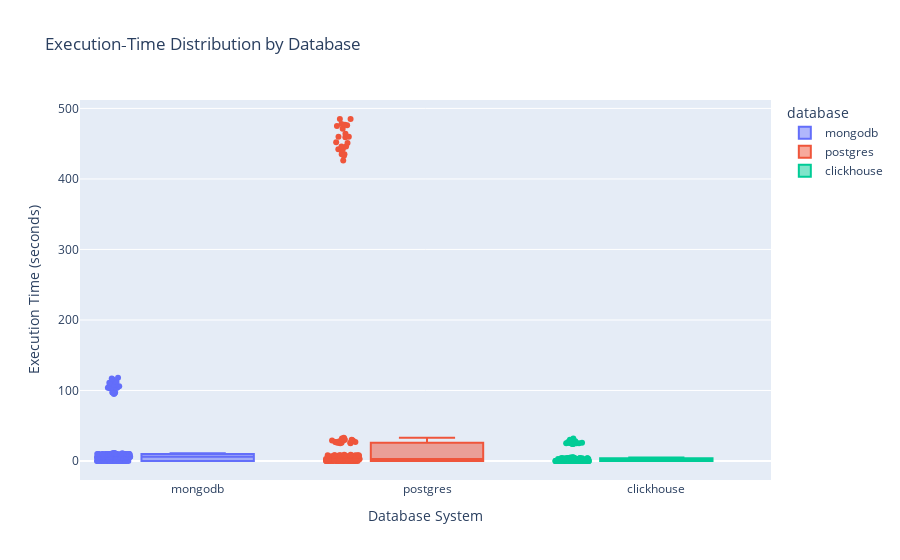

This figure's notebook cell:
### Markdown cell above
### Plot1: Box‐Plot: Distribution of Execution Time by Database

### Code cell
fig = px.box(
    df,
    x="database",
    y="execution_time_s",
    color="database",
    points="all", 
    title="Execution‐Time Distribution by Database"
)
fig.update_layout(
    xaxis_title="Database System",
    yaxis_title="Execution Time (seconds)"
)
fig.show()

### Figure 1 — Plotly figure (JSON) as saved in the notebook; plotly's stock layout.template omitted (floating-point values rounded to 4 significant figures; data arrays with more than 128 entries replaced by an {"elided": "..."} marker saying what was removed)
{"data": [{"alignmentgroup": "True", "boxpoints": "all", "hovertemplate": "database=%{x}<br>execution_time_s=%{y}<extra></extra>", "legendgroup": "mongodb", "marker": {"color": "#636efa"}, "name": "mongodb", "notched": false, "offsetgroup": "mongodb", "orientation": "v", "showlegend": true, "type": "box", "x": {"elided": "154 str values"}, "x0": " ", "xaxis": "x", "y": {"elided": "154 int values"}, "y0": " ", "yaxis": "y"}, {"alignmentgroup": "True", "boxpoints": "all", "hovertemplate": "database=%{x}<br>execution_time_s=%{y}<extra></extra>", "legendgroup": "postgres", "marker": {"color": "#EF553B"}, "name": "postgres", "notched": false, "offsetgroup": "postgres", "orientation": "v", "showlegend": true, "type": "box", "x": {"elided": "154 str values"}, "x0": " ", "xaxis": "x", "y": {"elided": "154 int values"}, "y0": " ", "yaxis": "y"}, {"alignmentgroup": "True", "boxpoints": "all", "hovertemplate": "database=%{x}<br>execution_time_s=%{y}<extra></extra>", "legendgroup": "clickhouse", "marker": {"color": "#00cc96"}, "name": "clickhouse", "notched": false, "offsetgroup": "clickhouse", "orientation": "v", "showlegend": true, "type": "box", "x": {"elided": "147 str values"}, "x0": " ", "xaxis": "x", "y": {"elided": "147 int values"}, "y0": " ", "yaxis": "y"}], "layout": {"boxmode": "overlay", "legend": {"title": {"text": "database"}, "tracegroupgap": 0}, "title": {"text": "Execution‐Time Distribution by Database"}, "xaxis": {"anchor": "y", "categoryarray": ["mongodb", "postgres", "clickhouse"], "categoryorder": "array", "domain": [0, 1], "title": {"text": "Database System"}}, "yaxis": {"anchor": "x", "domain": [0, 1], "title": {"text": "Execution Time (seconds)"}}}}
